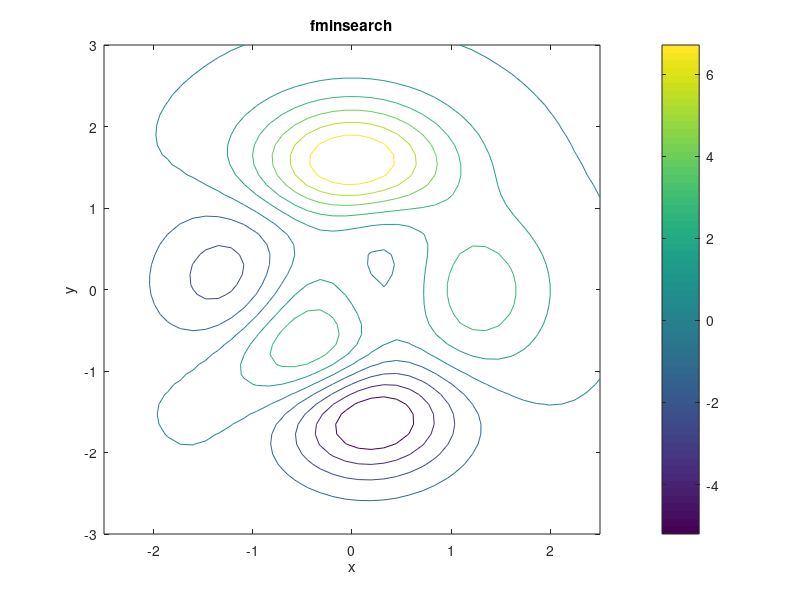
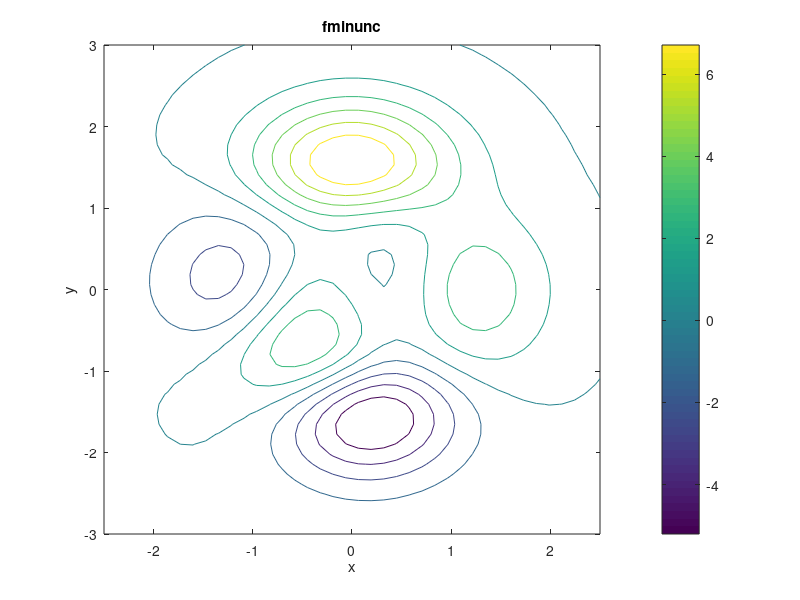

Recreate these plots in MATLAB, in order.
%% Peaks Demo
%
%%
%[X,Y,Z] = peaks; % 49x49 surface surface
[X,Y] = meshgrid(linspace(-2.5,2.5,40),linspace(-3,3,50));
Z = peaks(X,Y);

figure;
%surf(X,Y,Z);
contour(X,Y,Z); colorbar
xlabel('x'); ylabel('y');
%view(-19,48)
hold on

opts = optimset('fminsearch');
%opts.OutputFcn = @optimplot;
opts.Display = 'iter';
[Xfinal, fval, exitFlag, output] = fminsearch(@(x) peaks(x(1),x(2)), [0 0], opts);
title('fminsearch')

figure;
%surf(X,Y,Z);
contour(X,Y,Z); colorbar
xlabel('x'); ylabel('y');
%view(-19,48)
hold on

opts = optimset('fminunc');
%opts.OutputFcn = @optimplot;
opts.Display = 'iter';
Xfinal = fminunc(@(x) peaks(x(1),x(2)), [0 0], opts);
title('fminunc')